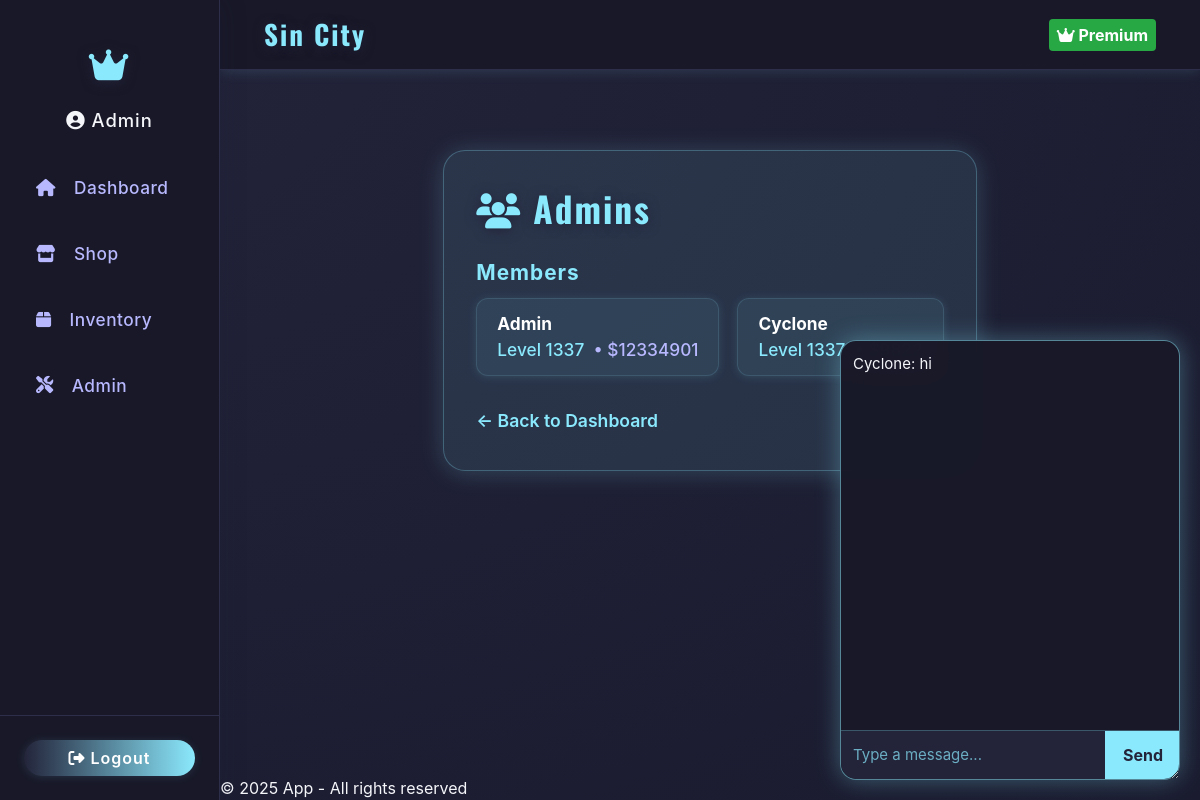
The page /crew/1 (signed in) on the database its author committed.
### app.py (models this page shows, shortened)
class User(db.Model, UserMixin):
    __tablename__ = 'user'
    id = db.Column(db.Integer, primary_key=True)
    username = db.Column(db.String(150), unique=True, nullable=False)
    password_hash = db.Column(db.String(150), nullable=False)
    crew_id = db.Column(db.Integer, db.ForeignKey('crew.id'), nullable=True)
    xp = db.Column(db.Integer, default=0)
    level = db.Column(db.Integer, default=1)
    money = db.Column(db.Integer, default=0)
    last_seen = db.Column(db.DateTime, default=datetime.utcnow)
    last_earned = db.Column(db.DateTime, default=None, nullable=True)
    is_admin = db.Column(db.Boolean, default=False)
    premium = db.Column(db.Boolean, default=False)
    last_known_ip = db.Column(db.String(45))

class Crew(db.Model):
    id = db.Column(db.Integer, primary_key=True)
    name = db.Column(db.String(150), unique=True, nullable=False)
    members = db.relationship('User', backref='crew', lazy=True)

### app.py (the view)
@app.route('/crew/<int:crew_id>')
@login_required
def crew_page(crew_id):
    crew = Crew.query.get_or_404(crew_id)
    members = User.query.filter_by(crew_id=crew.id).all()
    messages = CrewMessage.query.filter_by(crew_id=crew.id).order_by(CrewMessage.timestamp.desc()).limit(50).all()
    return render_template('crew_page.html', crew=crew, members=members, messages=messages)

### app.py (called while the page is built)
@app.before_request
def update_last_seen():
    if current_user.is_authenticated:
        current_user.last_seen = datetime.utcnow()
        db.session.commit()

@login_manager.user_loader
def load_user(user_id):
    return db.session.get(User, int(user_id))

### templates/crew_page.html (shortened to what this page needs)
{% extends "base.html" %}
{% block content %}
<div class="crew-container">
  <h1><i class="fas fa-users"></i> {{ crew.name }}</h1>
  <h2>Members</h2>
  <ul class="crew-members-list">
    {% for member in members %}
      <li>
        <strong>{{ member.username }}</strong><br>
        <span style="color:#8be9fd;">Level {{ member.level }}</span>
        <span style="color:#b8b8ff;">&nbsp;•&nbsp;${{ member.money }}</span>
      </li>
    {% endfor %}
  </ul>
  {% if current_user.crew_id == crew.id %}
    <div class="back">
      <a href="{{ url_for('dashboard') }}">← Back to Dashboard</a>
    </div>
  {% endif %}
</div>
<div id="floating-chat">
  <div id="chat-messages"></div>
  <form id="chat-form">
    <input type="text" id="chat-input" placeholder="Type a message..." autocomplete="off" />
    <button type="submit" id="chat-submit">Send</button>
  </form>
</div>
{% endblock %}

### templates/base.html (shortened to what this page needs)
<!DOCTYPE html>
<html lang="en">
<head>
  <link rel="stylesheet" href="https://cdn.jsdelivr.net/npm/bootstrap@4.6.2/dist/css/bootstrap.min.css">
  <link rel="stylesheet" href="https://cdnjs.cloudflare.com/ajax/libs/font-awesome/6.4.2/css/all.min.css">
</head>
<body>
  <div class="layout-root">
    <nav class="sidebar">
      <div class="sidebar-header">
        <i class="fas fa-crown"></i>
      </div>
      {% if current_user.is_authenticated %}
      <div class="sidebar-user">
        <i class="fas fa-user-circle"></i> {{ current_user.username }}
      </div>
      {% endif %}
      <div class="sidebar-nav">
        <a href="{{ url_for('dashboard') }}" class="{% if request.endpoint == 'dashboard' %}active{% endif %}">
          <i class="fas fa-home"></i> <span>Dashboard</span>
        </a>
        <a href="{{ url_for('shop') }}" class="{% if request.endpoint == 'shop' %}active{% endif %}">
          <i class="fas fa-store"></i> <span>Shop</span>
        </a>
        <a href="{{ url_for('inventory') }}" class="{% if request.endpoint == 'inventory' %}active{% endif %}">
          <i class="fas fa-box"></i> <span>Inventory</span>
        </a>
        {% if current_user.is_authenticated and current_user.is_admin %}
        <a href="{{ url_for('admin.index') }}" class="{% if request.endpoint == 'admin.index' %}active{% endif %}">
          <i class="fas fa-tools"></i> <span>Admin</span>
        </a>
        {% endif %}
      </div>
      <div class="sidebar-footer">
        {% if current_user.is_authenticated %}
        <a href="{{ url_for('logout') }}" class="btn"><i class="fas fa-sign-out-alt"></i> Logout</a>
        {% endif %}
      </div>
    </nav>
    <div class="main-area">
      <header class="topbar">
        <span class="topbar-title">
          {% block topbar_title %}Sin City{% endblock %}
        </span>
        <div class="topbar-actions">
          {% block topbar_actions %}
          {% if current_user.is_authenticated and not current_user.premium %}
          <form action="{{ url_for('upgrade') }}" method="post" class="d-inline">
            <button type="submit" class="btn">
              <i class="fas fa-star"></i> Upgrade
            </button>
          </form>
          {% elif current_user.is_authenticated and current_user.premium %}
          <span class="badge badge-success p-2" style="font-size:1em;">
            <i class="fas fa-crown"></i> Premium
          </span>
          {% endif %}
          {% endblock %}
        </div>
      </header>
      <main class="content-area">
        {% block content %}{% endblock %}
      </main>
      <footer>
        &copy; {{ current_year if current_year else "2025" }} App - All rights reserved
      </footer>
    </div>
  </div>
</body>
</html>

### templates/base.html (style rules this page uses)
body { background: radial-gradient(ellipse at top left, #23243a 0%, #1a1b2f 100%); color: #f5f6fa; font-family: 'Inter', 'Segoe UI', Arial, sans-serif; margin: 0; padding: 0; min-height: 100vh; width: 100vw; box-sizing: border-box; }
.layout-root { display: flex; min-height: 100vh; width: 100vw; overflow-x: hidden; }
.sidebar { width: 220px; min-width: 60px; background: rgba(25, 25, 40, 0.98); backdrop-filter: blur(16px); box-shadow: 2px 0 24px rgba(30,32,60,0.18); display: flex; flex-direction: column; align-items: stretch; z-index: 100; transition: width 0.2s; border-right: 1px solid #2d2e4a; height: 100vh; position: sticky; top: 0; }
.sidebar .sidebar-header { color: #8be9fd; font-size: 2.2em; font-weight: 900; padding: 36px 0 18px 0; text-align: center; letter-spacing: 2px; font-family: 'Oswald', 'Cinzel', serif; text-shadow: 0 2px 12px #23243a; }
.sidebar .sidebar-user { color: #f5f6fa; text-align: center; margin-bottom: 28px; font-size: 1.15em; font-weight: 500; letter-spacing: 1px; }
.sidebar .sidebar-nav { flex: 1; display: flex; flex-direction: column; gap: 10px; padding: 0 0 0 0; }
.sidebar .sidebar-nav a { color: #b8b8ff; font-size: 1.08em; font-weight: 500; padding: 13px 36px; border-radius: 0 24px 24px 0; margin: 0 0 4px 0; display: flex; align-items: center; gap: 18px; text-decoration: none; transition: background 0.18s, color 0.18s, padding-left 0.18s; position: relative; letter-spacing: 0.5px; white-space: nowrap; }
.sidebar .sidebar-footer { padding: 24px; border-top: 1px solid #2d2e4a; }
.sidebar .sidebar-footer .btn { width: 100%; border-radius: 20px; font-weight: 600; background: linear-gradient(90deg, #23243a 0%, #8be9fd 100%); color: #fff; border: none; transition: background 0.18s, color 0.18s; box-shadow: 0 1px 8px #8be9fd22; letter-spacing: 1px; }
.main-area { flex: 1; display: flex; flex-direction: column; min-width: 0; min-height: 50vh; height: 100vh; box-sizing: border-box; }
.topbar { height: 70px; background: rgba(25, 25, 40, 0.98); backdrop-filter: blur(12px); display: flex; align-items: center; padding: 0 44px; box-shadow: 0 2px 12px #8be9fd22; z-index: 10; position: sticky; top: 0; border-bottom: 1px solid #2d2e4a; min-width: 0; }
.topbar .topbar-title { color: #8be9fd; font-size: 1.7em; font-weight: 900; letter-spacing: 2px; margin-right: 24px; font-family: 'Oswald', 'Cinzel', serif; text-shadow: 0 2px 12px #23243a; }
.topbar .topbar-actions { margin-left: auto; display: flex; gap: 16px; }
.content-area { flex: 1; padding: 40px 40px 32px 40px; min-width: 0; display: flex; flex-direction: column; background: none; }
#floating-chat { position: fixed; bottom: 20px; right: 20px; width: 340px; height: 440px; border: 1.5px solid #8be9fd88; background: rgba(25, 25, 40, 0.98); display: flex; flex-direction: column; box-shadow: 0 0 24px #8be9fd55; z-index: 9999; border-radius: 16px; backdrop-filter: blur(12px); resize: both; overflow: auto; min-width: 180px; min-height: 140px; max-width: 98vw; max-height: 90vh; touch-action: none; transition: box-shadow 0.18s; }
#chat-messages { flex: 1; overflow-y: auto; padding: 12px; font-size: 15px; color: #f5f6fa; font-family: 'Inter', 'Segoe UI', Arial, sans-serif; }
#chat-form { display: flex; border-top: 1.5px solid #8be9fd44; background: rgba(139,233,253,0.05); border-radius: 0 0 16px 16px; }
#chat-input { flex: 1; border: none; padding: 12px; font-size: 15px; background: #23243a; color: #f5f6fa; border-radius: 0 0 0 16px; outline: none; }
#chat-input::placeholder { color: #8be9fd; opacity: 0.7; }
#chat-submit { background: #8be9fd; color: #23243a; border: none; padding: 12px 18px; cursor: pointer; border-radius: 0 0 16px 0; font-weight: 700; font-size: 1em; transition: background 0.18s, color 0.18s; }

### rows shown on the page
User: username "Admin", level "1337", money "12334901"
Crew: name "Admins"
User: username "Cyclone", level "1337"

### other values the page prints
{{ current_year if current_year else "2025" }} "2025"
